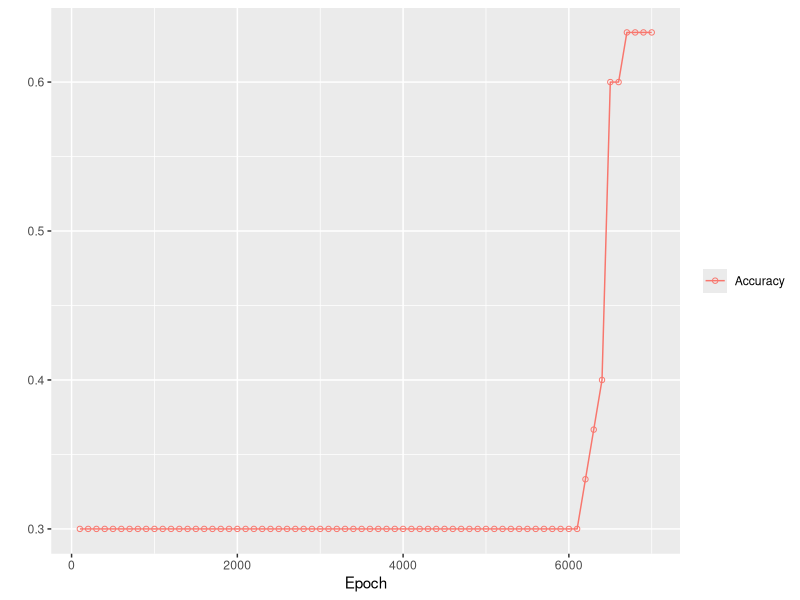
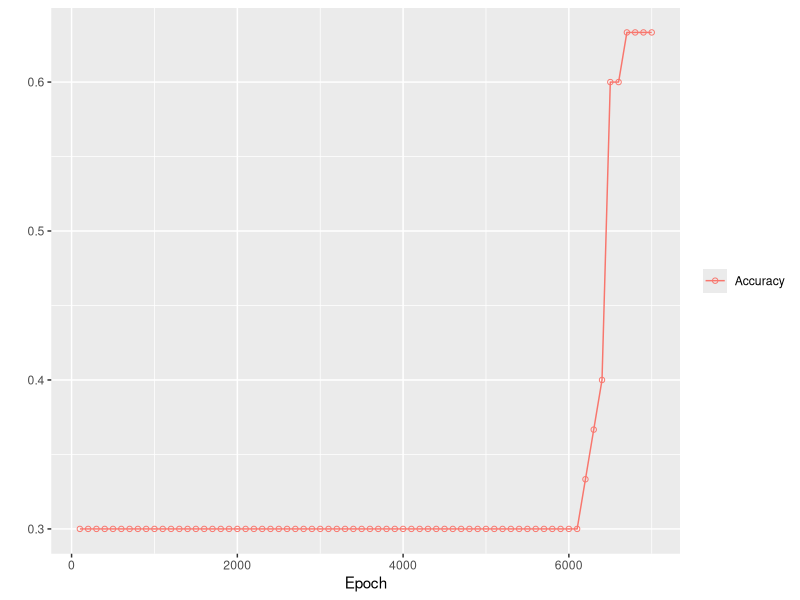

The R script that drew these images, in order:
# This code is the implementation of using softmax and cross-entropy to perform
# multi-class classification task on the Iris flower dataset
################################################################################
# LOAD LIBRARY
################################################################################
library(mlbench)
library(ggplot2)
################################################################################
# UTILITIES 
################################################################################
# Define sigmoid function
sigmoid <- function(z) {
  return (1/(1 + exp(-z)))
}

# Define softmax function
softmax <- function(z) {
  shift_z <- z - max(z)
  exp_score <- exp(shift_z)
  return (exp_score / sum(exp_score))
}
softmax_1 <- function(z) {
  exp_score <- exp(z*1)
  return (exp_score / sum(exp_score))
}
# Normalise to (0,1)
range01 <- function(z){
  return ((z - min(z)) / (max(z) - min(z)))
}
################################################################################
# LOAD DATA
################################################################################
# Load data
data(iris)
dt <- iris

dt$Species <- as.character(dt$Species)
dt$Species[which(dt$Species =="setosa")] <- 1
dt$Species[which(dt$Species =="versicolor")] <- 2
dt$Species[which(dt$Species =="virginica")] <- 3
dt$Species <- as.factor(dt$Species)
summary(dt)

################################################################################
# TRAINING WITH L2 REGULARIZATION
################################################################################
set.seed(345678)

l2_softmax_training <- function(x_idx, #column indexes of input vectors 
                                y_idx, #column indexes of output vectors
                                data = NULL,
                                training_percent = 0.7, #portion of data for training
                                learning_rate = 1e-1, #learning rate
                                regularization_rate = 1e-12, #regularisation rate
                                iters = 5000 # number of iterations
                                ) {
  N <- nrow(data)
  ##############################
  # Data spliting
  ##############################
  # Shuffle the data
  smpl <- sample(1:N, N) 
  data <- data[smpl,]
  
  # Input and output
  y <- data[, y_idx]
  
  ## Input
  x <- data[, x_idx]
  x <- unname(data.matrix(data[x_idx]))
  x <- cbind(1, x) # Add bias
  x <- t(x) # Return to column vector form
  x <- apply(x, 2, range01) #data normalisation
  
  ## Output
  classes <- sort(unique(data[,y_idx]))
  for(level in classes){ # Generate dummy columns
    data[paste("class", level, sep = "")] <- ifelse(data[, y_idx] == level, 1, 0)
  }
  y <- data[, -(1:y_idx)] # Get the last dummy columns
  y <- unname(data.matrix(y)) # Convert to matrix
  y <- t(y) # Return to column vector form
  
  # Split data for testing and training
  training_size <- N*training_percent
  testing_size <- N - training_size
  
  # Training data
  training_x <- x[, 1:training_size]
  training_y <- y[1:training_size] #output training 3x120
  y_single <- data[,y_idx][1:training_size] #output training 1x120
  
  # Testing data
  testing_x <- x[, (training_size+1):N] #input testing 5x30
  desire_result <- data[,y_idx][(training_size+1):N] #output testing 1x30
  
  ##############################
  # Initial weight matrices 
  ##############################
  w1 <- matrix(rnorm(25, mean = 1, sd = 1), nrow = 5, ncol = 5)
  w2 <- matrix(rnorm(15, mean = 1, sd = 1), nrow = 5, ncol = 3)
  
  ##############################
  # Store logs for reporting
  ##############################
  accuracy <- numeric() #accuracy 
  loss <- numeric() #loss
  
  for (j in 1:iters) {
    ##############################
    # Forward
    ##############################
    ## Hidden layer
    s1 <- t(w1) %*% training_x
    s1
    a1 <- sigmoid(s1) # Sigmoid
    a1
    
    ## Output layer
    s2 <- t(w2) %*% a1
    s2
    a2 <- apply(s2, 2, softmax) #Softmax
    a2
    
    ## Loss
    matching_probs <- sapply(1:ncol(a2), function(i) return (a2[y_single[i], i]))
    log_prob <- -log(matching_probs)
    cross_entropy_loss  <- sum(log_prob)/training_size
    reg_loss <- 0.5*regularization_rate* (sum(w1*w1) + sum(w2*w2))
    loss <- c(loss, cross_entropy_loss + reg_loss)
    
    ##############################
    # TESTING
    ##############################
    # Hidden layer
    s1_test <- t(w1) %*% testing_x
    s1_test
    a1_test <- sigmoid(s1_test) # Sigmoid
    a1_test
    
    # Output layer
    s2_test <- t(w2) %*% a1_test
    s2_test
    a2_test <- apply(s2_test, 2, softmax)
    a2_test
    
    # Result
    result <- max.col(t(a2_test))
    accuracy <- c(accuracy, (mean(as.integer(desire_result) == result)))
    ##############################
    # BACKWARD
    ##############################
    ## w2
    dw2 <- (-1) * a1 %*% t(training_y - a2) # Gradient
    dw2
    dw2 <- dw2 + regularization_rate*w2
    w2 <- w2 - learning_rate * dw2 #  Update
    
    ## w1
    dw1 <- (w2 %*% (training_y - a2) * (a1*(1-a1))) %*% t(training_x) # Gradient
    dw1
    dw1 <- dw1 + regularization_rate*w1
    w1 <- w1 - learning_rate * dw1 # Update
  }
  return (list(accuracy = accuracy, loss = loss))
}

result <- l2_softmax_training(x_idx = 1:4, y_idx = 5, data = dt,
                             training_percent = 0.8,
                             learning_rate = 1e-3,
                             regularization_rate = 1e-6,
                             iters = 7000)

################################################################################
# REPORT
################################################################################
# Collect data for report
report <- data.frame(accuracy = result$accuracy, epoch = 1:7000, loss = result$loss)
report <- report[which((report$epoch %% 100) == 0),] #keep less epoches

# Plot
ggplot(data = report, mapping = aes(x = epoch)) +
  geom_path(aes(y = accuracy, colour = "Accuracy")) +
  geom_point(aes(y = accuracy, colour = "Accuracy"), shape = 21) +
  xlab("Epoch") + ylab("") +
  theme(legend.title=element_blank())

ggsave("figs/iris_accuracy_vs_loss.png")